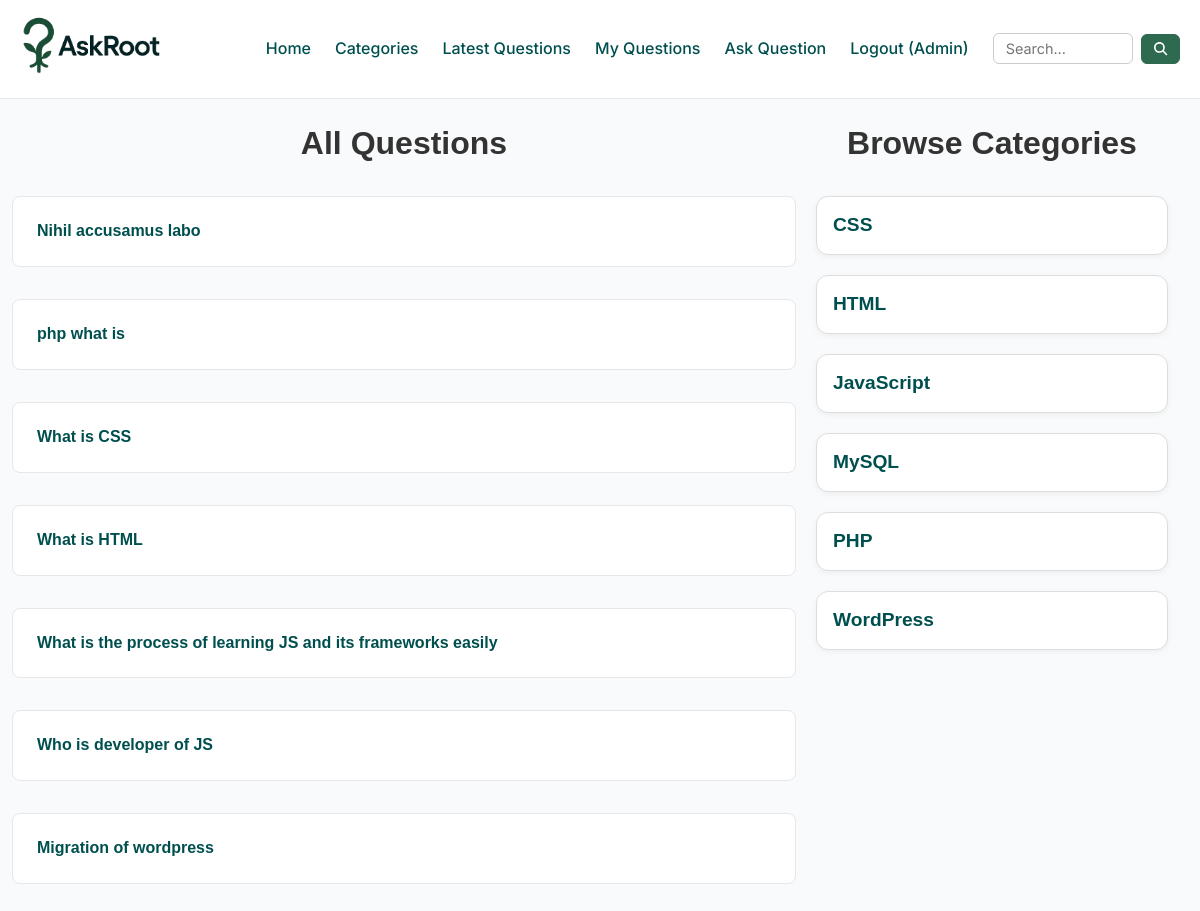
Screenshot of / (signed in) with the database file from the repository.
### tables this page shows
CREATE TABLE `questions` (
  `id` int(30) NOT NULL,
  `title` varchar(250) NOT NULL,
  `discription` varchar(500) NOT NULL,
  `category_id` int(30) NOT NULL,
  `user_id` int(30) NOT NULL
);

CREATE TABLE `categories` (
  `id` int(11) NOT NULL,
  `name` varchar(100) NOT NULL
);

### client/questions.php (the view, shortened to what this page needs)
<div class="container mt-4 mb-4 questions-main">
  <div class="row">
    <div class="col-8 col-md-8">
      <h2 class="text-center mb-4">All Questions</h2>
      <?php
      include('./common/db.php');
      if (isset($_GET['cat-id'])) {
        $query = "SELECT * FROM questions WHERE category_id = '$cid'";
      } else if (isset($_GET['u-id'])) {
        $query = "SELECT * FROM questions WHERE user_id = '$uid'";
      } else if (isset($_GET['latest'])) {
        $query = "SELECT * FROM questions ORDER BY id DESC";
      } else if (isset($_GET['q'])) {
        $search = $conn->real_escape_string($search);
        $query = "SELECT * FROM questions WHERE title LIKE '%$search%' OR discription LIKE '%$search%'";
      } else {
        $query = "SELECT * FROM questions";
      }
      $result = $conn->query($query);
      if ($result && $result->num_rows > 0) {
        foreach ($result as $row) {
          $title = $row['title'];
          $id = $row['id'];
          echo "<div class='col-12 mb-4'>
                <div class='question-card p-4'>
                  <h6>
                    <a href='?q-id=$id' class='question-link'>
                      $title
                    </a>";
                  echo"</h6>
                </div>
              </div>";
        }
      } else {
        echo '<p class="text-center">No questions found.</p>';
        echo '<div class="text-center mt-2">';
        echo '<a href="?ask=true"><button>Ask a Question</button></a>';
        echo '</div>';
      }
      ?>
    </div>
    <div class="col-4 mb-4">
      <div class="category-list-card">
        <?php
        include('categorieslist.php')
        ?>
      </div>
    </div>
  </div>
</div>

### client/categorieslist.php
<div class="container mt-4 mb-4 categories-list">
    <h2 class="text-center mb-4">Browse Categories</h2>
    <div class="category-grid d-flex">
        <?php
        include('./common/db.php');
        $query = "SELECT * FROM categories";
        $result = $conn->query($query);
        if ($result && $result->num_rows > 0) {
            foreach ($result as $row) {
                $cat_id = $row['id'];
                echo '
        <div class="category-box">
            <h5><a href="?cat-id=' . urlencode($cat_id) . '">' . htmlspecialchars($row['name']) . '</a></h5>
        </div>';
            }
        } else {
            echo '<p class="text-center">No categories found.</p>';
        }
        ?>
    </div>
</div>

### public/css/style.css (style rules this page uses)
:root { --font-primary: "Inter", sans-serif; --color-bg: #f9fafb; --color-primary: #004f4f; --color-secondary: #2d6a4f; --color-accent: #38b000; --color-text: #111827; --color-muted: #6b7280; --color-white: #ffffff; --color-border: #e5e7eb; }
* { margin: 0; padding: 0; box-sizing: border-box; }
body { font-family: var(--font-primary); background-color: var(--color-bg); color: var(--color-text); line-height: 1.6; font-size: 16px; }
h1, h2, h3, h4, h5, h6 { font-family: "Poppins", sans-serif; font-weight: 600; line-height: 1.3; color: #222831; }
h2 { font-size: 2rem; color: #333; }
h5 { font-size: 1.25rem; color: #666; }
h6 { font-size: 1rem; color: #777; margin: 0; }
a { color: var(--color-primary) !important; text-decoration: none; }
.container { max-width: 1200px; margin: 0 auto; padding: 0 16px; }
.row { display: flex; flex-wrap: wrap; margin: -8px; }
.col-4 { flex: 0 0 33.333%; max-width: 33.333%; }
.col-8 { flex: 0 0 66.666%; max-width: 66.666%; }
.col-12 { flex: 0 0 100%; max-width: 100%; }
.mt-4 { margin-top: 2rem; }
.mb-4 { margin-bottom: 2rem; }
.p-4 { padding: 2rem; }
.text-center { text-align: center; }
.d-flex { display: flex; }
.question-card { background-color: #ffffff; border: 1px solid var(--color-border); border-radius: 8px; transition: 0.2s; }
.questions-main .categories-list { margin: 0px; }
.category-grid { display: grid; grid-template-columns: repeat(auto-fit, minmax(220px, 1fr)); gap: 20px; }
.category-box { background: #ffffff; border: 1px solid #ddd; padding: 20px; border-radius: 12px; text-align: left; transition: all 0.3s ease; box-shadow: 0 2px 6px rgba(0, 0, 0, 0.05); display: flex; flex-direction: column; justify-content: space-between; }
.category-box h5 { font-size: 1.2rem; color: var(--color-primary, #0077cc); margin-bottom: 0px; }
@media (max-width: 1600px) { .container { padding: 0 24px; } }
@media (max-width: 1366px) { .container { padding: 0 20px; } }
@media (max-width: 1280px) { .question-card { padding: 1.5rem; } }
@media (max-width: 1280px) { .category-box { padding: 16px; } }

### rows the page displays
questions: title "Nihil accusamus labo"
questions: title "php what is"
questions: title "What is CSS"
questions: title "What is HTML"
questions: title "What is the process of learning JS and its frameworks easily"
questions: title "Who is developer of JS"
questions: title "Migration of wordpress"
categories: name "CSS"
categories: name "HTML"
categories: name "JavaScript"
categories: name "MySQL"
categories: name "PHP"
categories: name "WordPress"

### other values shown
$short "Admin"
